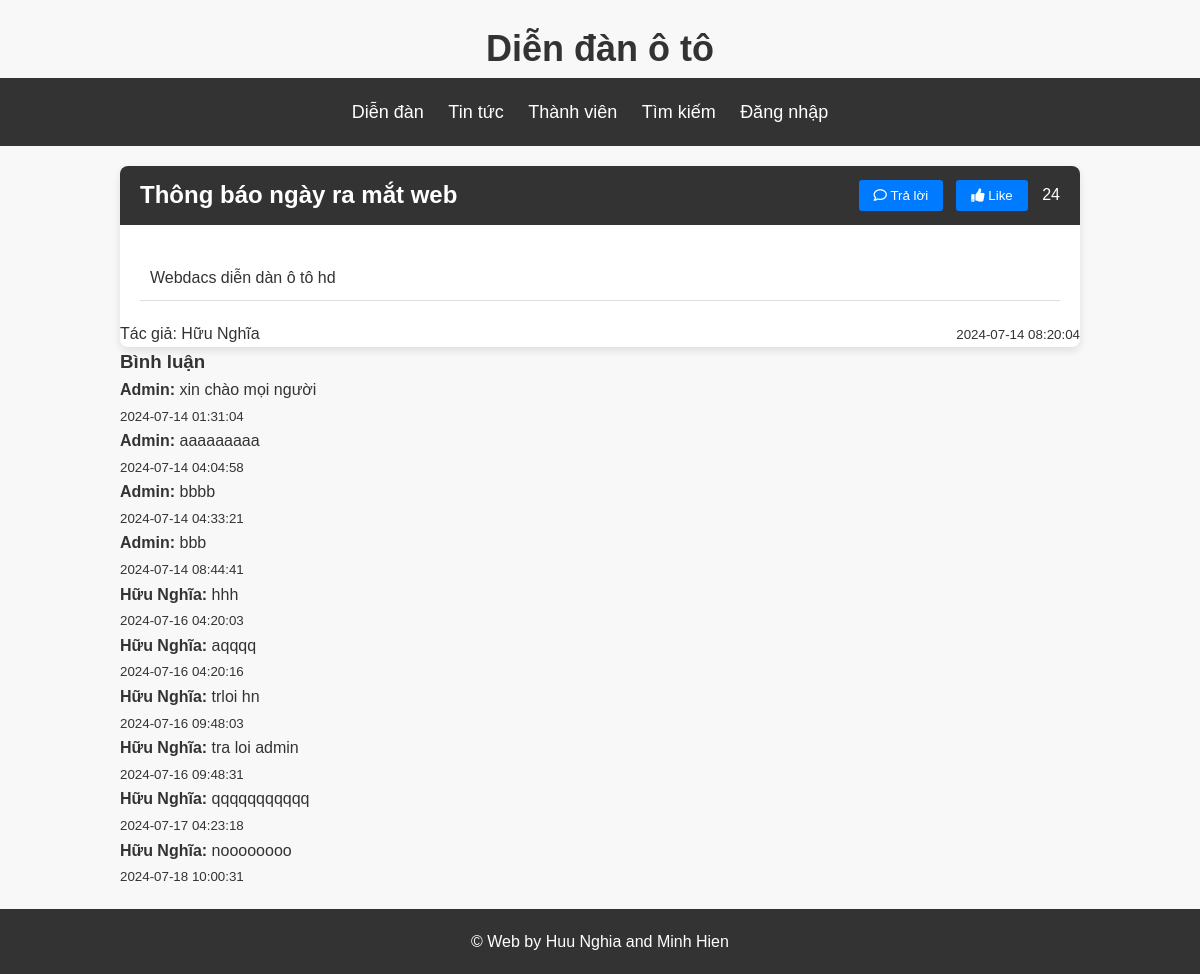
The page /TinTuc.php?chude_id=1 on the database its author committed.
### tables this page shows
CREATE TABLE `baiviet` (
  `id` int(11) NOT NULL,
  `chude` varchar(255) DEFAULT NULL,
  `noidung` text DEFAULT NULL,
  `tacgia` varchar(100) DEFAULT NULL,
  `ngaydang` datetime NOT NULL DEFAULT current_timestamp(),
  `chuyenmuc_id` int(11) DEFAULT NULL,
  `luotthich` int(11) DEFAULT 0
);

CREATE TABLE `binhluan` (
  `id` int(11) NOT NULL,
  `noidung` text DEFAULT NULL,
  `ngaytao` timestamp NOT NULL DEFAULT current_timestamp(),
  `baiviet_id` int(11) DEFAULT NULL,
  `nguoidung_id` int(11) DEFAULT NULL,
  `thichbinhluan` int(11) DEFAULT 0
);

CREATE TABLE `nguoidung` (
  `id` int(11) NOT NULL,
  `username` varchar(255) DEFAULT NULL,
  `password` varchar(255) DEFAULT NULL,
  `email` varchar(255) DEFAULT NULL
);

### TinTuc.php (the view, shortened to what this page needs)
<?php
require_once('/xampp/htdocs/webdacs/BE/ketnoi.php');
if (isset($_GET['chude_id'])) {
    $chude_id = intval($_GET['chude_id']);
    $sql_baiviet_detail = "SELECT * FROM baiviet WHERE id = ?";
    $stmt = $connect->prepare($sql_baiviet_detail);
    $stmt->bind_param('i', $chude_id);
    $stmt->execute();
    $result = $stmt->get_result();
    if ($result && $result->num_rows > 0) {
        $baiviet = $result->fetch_assoc();
        $sql_comments = "SELECT binhluan.noidung AS comment_content, binhluan.ngaytao AS comment_date, nguoidung.username AS author_name
                         FROM binhluan
                         JOIN nguoidung ON binhluan.nguoidung_id = nguoidung.id
                         WHERE binhluan.baiviet_id = ?";
        $stmt_comments = $connect->prepare($sql_comments);
        $stmt_comments->bind_param('i', $chude_id);
        $stmt_comments->execute();
        $comments_result = $stmt_comments->get_result();
        ?>
        <!DOCTYPE html>
        <html lang="vi">
        <head>
            <link rel="stylesheet" href="CSS/styles.css">
            <link rel="stylesheet" href="https://cdnjs.cloudflare.com/ajax/libs/font-awesome/5.15.4/css/all.min.css">
        </head>
        <body>
            <div class="logo"><h1>Diễn đàn ô tô</h1></div>
            <header>
                <div class="header-container">
                    <div class="nav">
                        <ul>
                            <li><a href="DienDan.php">Diễn đàn</a></li>
                            <li><a href="TinTuc.php">Tin tức</a></li>
                            <li><a href="ThanhVien.php">Thành viên</a></li>
                            <li><a href="#">Tìm kiếm</a></li>
                            <li><a href="DangNhap.php">Đăng nhập</a></li>
                        </ul>
                    </div>
                </div>
            </header>
            <div class="container">
                <div class="card">
                    <div class="card-content">
                        <div class="card-header">
                            <div><h2><?php echo htmlspecialchars($baiviet['chude']); ?></h2></div>
                            <div class="write-post-btn-container">
                            <button class="write-post-btn" onclick="toggleReplyForm()">
                                <i class="far fa-comment"></i> Trả lời
                            </button>
                                <form method="post" action="<?php echo htmlspecialchars($_SERVER["PHP_SELF"]) . '?chude_id=' . $chude_id; ?>">
                                    <button class="write-post-btn" onclick="likePost(<?php echo $baiviet['id']; ?>)">
                                        <i class="fas fa-thumbs-up"></i> Like
                                    </button>
                                    <?php echo htmlspecialchars($baiviet['luotthich']); ?>
                                </form>
                            </div>
                        </div>
                        <div class="card-body">
                            <table class="table">
                                <tr>
                                    <td><p><?php echo nl2br(htmlspecialchars($baiviet['noidung'])); ?></p></td>
                                </tr>
                            </table>
                        </div>
                    </div>
                    <div class="card-user">
                        <p class="left">Tác giả: <?php echo htmlspecialchars($baiviet['tacgia']); ?></p>
                        <p class="right"><small><?php echo htmlspecialchars($baiviet['ngaydang']); ?></small></p>
                    </div>
                </div>
                 <div class="comments-section">
                    <h3>Bình luận</h3>
                    <?php
                    if ($comments_result && $comments_result->num_rows > 0) {
                        while ($comment = $comments_result->fetch_assoc()) {
                            ?>
                            <div class="comment">
                                <p><strong><?php echo htmlspecialchars($comment['author_name']); ?>:</strong> <?php echo nl2br(htmlspecialchars($comment['comment_content'])); ?></p>
                                <p><small><?php echo htmlspecialchars($comment['comment_date']); ?></small></p>
                            </div>
                            <?php
                        }
                    } else {
                        echo "<p>Chưa có bình luận nào.</p>";
                    }
                    ?>
                </div>
            </div>
            <footer>
                <div class="container">
                    <p>&copy; Web by Huu Nghia and Minh Hien</p>
                </div>
            </footer>
        </body>
        </html>
        <?php
    } else {
        echo "Không tìm thấy bài viết.";
    }
} else {
    echo "Chủ đề không được cung cấp.";
}
?>

### CSS/styles.css (style rules this page uses)
* { margin: 0; padding: 0; box-sizing: border-box; }
body { font-family: Arial, sans-serif; line-height: 1.6; background-color: #f8f8f8; color: #333; }
.container { max-width: 1000px; margin: auto; padding: 0 20px; }
.header-container { background-color: #333; padding: 20px 0; }
.nav ul { list-style-type: none; text-align: center; }
.nav ul li { display: inline-block; margin-right: 20px; }
.nav ul li a { color: #fff; text-decoration: none; font-size: 18px; }
.logo { text-align: center; margin-top: 20px; }
.logo h1 { color: #333; font-size: 36px; }
a { color: #3498db; text-decoration: none; transition: color 0.3s ease; }
.card { background-color: #fff; border-radius: 8px; box-shadow: 0 4px 8px rgba(0, 0, 0, 0.1); margin-top: 20px; }
.card-header { background-color: #333; color: #fff; padding: 10px 20px; border-top-left-radius: 8px; border-top-right-radius: 8px; }
.card-body { padding: 20px; }
.table { width: 100%; border-collapse: collapse; }
.table th, .table td { padding: 10px; border-bottom: 1px solid #ddd; text-align: left; }
footer { background-color: #333; color: #fff; text-align: center; padding: 20px 0; margin-top: 20px; }
.card-header { display: flex; justify-content: space-between; align-items: center; }
.card-user { display: flex; justify-content: space-between; align-items: center; }
.card-user .left { margin: 0; }
.card-user .right { margin: 0; }
.write-post-btn-container { margin-left: 10px; display: flex; justify-content: space-between; align-items: center; }
.write-post-btn { background-color: #007bff; color: white; border: none; padding:8px 15px; border-radius: 3px; cursor: pointer; margin: 3px; transition: background-color 0.3s; }
.write-post-btn { margin-right: 10px; }
.comments-section { margin-top: 20px; margin: auto; }
.right { margin-left: auto; display: flex; align-items: center; }
.table { width: 100%; margin-top: 10px; }
.table p { margin: 0; }

### TinTuc.php (style rules this page uses)
.card-user { display: flex; justify-content: space-between; align-items: center; }
.card-user .left { margin: 0; }
.card-user .right { margin: 0; }
.write-post-btn { margin-right: 10px; }
.write-post-btn-container { margin-left: 10px; display: flex; justify-content: space-between; align-items: center; }

### rows shown on the page
baiviet: chude "Thông báo ngày ra mắt web", luotthich "24", noidung "Webdacs diễn dàn ô tô hd", tacgia "Hữu Nghĩa", ngaydang "2024-07-14 08:20:04"
binhluan: nguoidung.username "Admin", noidung "xin chào mọi người", ngaytao "2024-07-14 01:31:04"
binhluan: nguoidung.username "Admin", noidung "aaaaaaaaa", ngaytao "2024-07-14 04:04:58"
binhluan: nguoidung.username "Admin", noidung "bbbb", ngaytao "2024-07-14 04:33:21"
binhluan: nguoidung.username "Admin", noidung "bbb", ngaytao "2024-07-14 08:44:41"
binhluan: nguoidung.username "Hữu Nghĩa", noidung "hhh", ngaytao "2024-07-16 04:20:03"
binhluan: nguoidung.username "Hữu Nghĩa", noidung "aqqqq", ngaytao "2024-07-16 04:20:16"
binhluan: nguoidung.username "Hữu Nghĩa", noidung "trloi hn", ngaytao "2024-07-16 09:48:03"
binhluan: nguoidung.username "Hữu Nghĩa", noidung "tra loi admin", ngaytao "2024-07-16 09:48:31"
binhluan: nguoidung.username "Hữu Nghĩa", noidung "qqqqqqqqqqq", ngaytao "2024-07-17 04:23:18"
binhluan: nguoidung.username "Hữu Nghĩa", noidung "noooooooo", ngaytao "2024-07-18 10:00:31"
